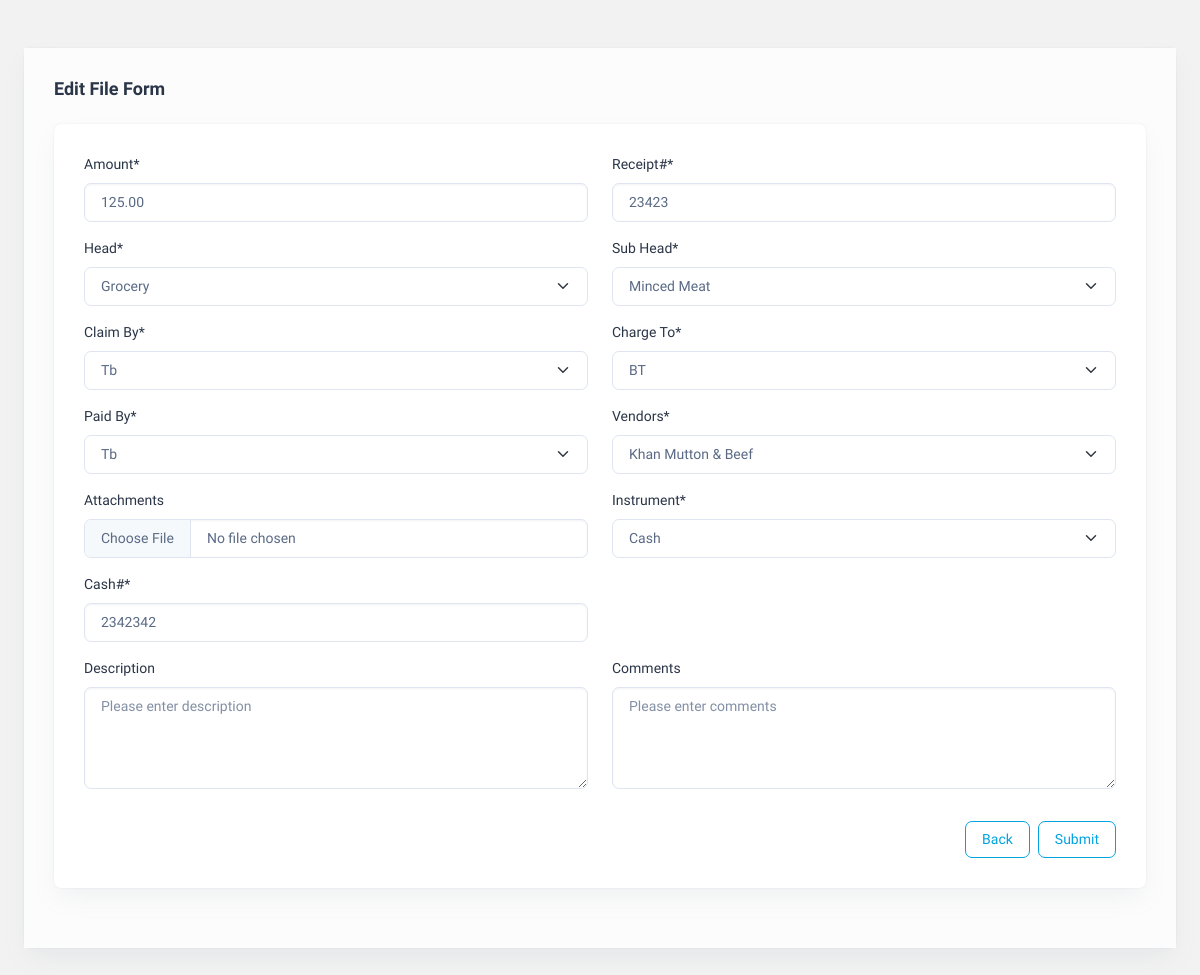
The app's page /editfile/40 (signed in) with its own data.
### Accountapp/models.py (models this page shows, shortened)
class AccountingEntry(models.Model):
    date = models.DateField(auto_now_add=True)
    amount = models.DecimalField(max_digits=20, decimal_places=2)
    head = models.ForeignKey(Head, on_delete=models.CASCADE)
    sub_head = models.ForeignKey(Shead, on_delete=models.CASCADE)
    description = models.TextField()
    receipt_number = models.CharField(max_length=20)
    charge_by = models.ForeignKey(
        charge, on_delete=models.CASCADE, null=True, blank=True
    )
    voucher = models.CharField(max_length=50, null=True, blank=True, unique=True)
    paid_by = models.ForeignKey(paid, on_delete=models.CASCADE, null=True, blank=True)
    claim_by = models.ForeignKey(claim, on_delete=models.CASCADE, null=True, blank=True)
    instrument = models.CharField(
        max_length=10,
        null=True,
        blank=True,
        choices=[("cash", "Cash"), ("cheque", "Cheque"), ("online", "Online Transfer"),("card","Card")],
    )
    cash_number = models.CharField(max_length=20, default=0, null=True, blank=True)
    cheque_number = models.CharField(max_length=20, default=0, null=True, blank=True)
    online_number = models.CharField(max_length=20, default=0, null=True, blank=True)
    card_number = models.CharField(max_length=4, default=0, null=True, blank=True)
    vendors = models.ForeignKey(Vendor, null=True, blank=True, on_delete=models.CASCADE)
    attachments = models.FileField(upload_to="attachments/", null=True, blank=True)
    comments = models.TextField()

class Head(models.Model):
    name = models.CharField(max_length=50)

class Shead(models.Model):
    head = models.ForeignKey(Head, on_delete=models.CASCADE)
    name = models.CharField(max_length=50)
    class Meta:
        verbose_name = "Sub Head"
        verbose_name_plural = "Sub Heads"

class claim(models.Model):
    name = models.CharField(max_length=50)
    class Meta:
        verbose_name = "Claim By"
        verbose_name_plural = "Claim By"

class charge(models.Model):
    name = models.CharField(max_length=50)
    class Meta:
        verbose_name = "Charge To"
        verbose_name_plural = "Charge To"

class paid(models.Model):
    name = models.CharField(max_length=50)
    class Meta:
        verbose_name = "Paid By"
        verbose_name_plural = "Paid By"

class Vendor(models.Model):
    name = models.CharField(max_length=50, unique=True)
    def __str__(self):
        return self.name

### Accountapp/views.py (the view)
# urls.py: path("editfile/<int:id>", views.edit, name="editfile"),
@login_required(login_url="signin")
def edit(request, id):
    data = AccountingEntry.objects.get(id=id)
    heads = Head.objects.all()
    subheads = Shead.objects.all()
    charges = charge.objects.all()
    Paid = paid.objects.all()
    claims = claim.objects.all()
    vendors = Vendor.objects.all()
    return render(request, "editfile.html", locals())

### Accountapp/templates/editfile.html (shortened to what this page needs)
<!DOCTYPE html>
<html lang="en">
  <head>
    {% load static %}
    <link rel="stylesheet" href="{% static 'css/styles.min.css' %}" />
    <link rel="stylesheet" href="{% static 'css/custom.css' %}" />
  </head>
  <body>
    <div class="page-wrapper" id="main-wrapper" data-layout="horizontal" data-navbarbg="skin6" data-header-position="fixed">
      <div class="body-wrapper">
        <div class="container-fluid mt-4">
          <div class="card">
            <div class="card-body main-card">
              <div class="row">
                <div class="col-md-12">
                  <h5 class="card-title fw-semibold mb-4">Edit File Form</h5>
                  <div class="card">
                    <div class="card-body">
                      <form action="{% url 'updatefile' %}" method="post" enctype="multipart/form-data">
                        <div class="row">
                        <div class="mb-3 col-md-6">
                            <label for="amount" class="form-label">Amount*</label>
                            <input type="text" class="form-control" id="amount" name="amount" value="{{ data.amount }}" required />
                        </div>
                        <div class="mb-3 col-md-6">
                            <label for="receiptNumber" class="form-label">Receipt#*</label>
                            <input class="form-control" type="text" id="receiptNumber" name="receiptNumber" value="{{ data.receipt_number }}" required />
                        </div>
                        <div class="mb-3 col-md-6">
                            <label for="head" class="form-label">Head*</label>
                            <select id="head" name="head" class="form-select" required>
                                {% for head_option in heads %}
                                    <option class="form-control" value="{{ head_option.id }}" {% if head_option.id == data.head.id %}selected{% endif %}>
                                        {{ head_option.name }}
                                    </option>
                                {% endfor %}
                            </select>
                        </div>
                        <div class="mb-3 col-md-6">
                            <label for="subHead" class="form-label">Sub Head*</label>
                            <select id="subHead" name="subHead" class="form-select" required>
                                {% for subhead_option in subheads %}
                                    <option class="form-control" value="{{ subhead_option.id }}" {% if subhead_option.id == data.sub_head.id %}selected{% endif %}>
                                        {{ subhead_option.name }}
                                    </option>
                                {% endfor %}
                            </select>
                        </div>
                        <div class="mb-3 col-md-6">
                            <label for="claimBy" class="form-label">Claim By*</label>
                            <select id="claimBy" name="claimBy" class="form-select" required>
                                {% for claim_option in claims %}
                                    <option class="form-control" value="{{ claim_option.id }}" {% if claim_option.id == data.claim_by.id %}selected{% endif %}>
                                        {{ claim_option.name }}
                                    </option>
                                {% endfor %}
                            </select>
                        </div>
                        <div class="mb-3 col-md-6">
                            <label for="chargeBy" class="form-label">Charge To*</label>
                            <select id="chargeBy" name="chargeBy" class="form-select" required>
                                {% for charge_option in charges %}
                                    <option class="form-control" value="{{ charge_option.id }}" {% if charge_option.id == data.charge_by.id %}selected{% endif %}>
                                        {{ charge_option.name }}
                                    </option>
                                {% endfor %}
                            </select>
                        </div>
                        <div class="mb-3 col-md-6">
                            <label for="paidBy" class="form-label">Paid By*</label>
                            <select id="paidBy" name="paidBy" class="form-select" required>
                                {% for paid_option in Paid %}
                                    <option class="form-control" value="{{ paid_option.id }}" {% if paid_option.id == data.paid_by.id %}selected{% endif %}>
                                        {{ paid_option.name }}
                                    </option>
                                {% endfor %}
                            </select>
                        </div>
                        <div class="mb-3 col-md-6">
                          <label for="vendors" class="form-label">
                            Vendors*
                            <button type="button" class="add-vendor-button text-primary" onclick="addVendor()" style="background-color: transparent; border: none; padding: 0;">
                              <i class="ti ti-plus" style="font-size: 1.1rem;"></i>
                            </button>
                          </label>
                          <select id="vendors" name="vendors" class="form-select" required onchange="convertToInteger(this)">
                            {% for vendor_option in vendors %}
                              <option class="form-control" value= "{{ vendor_option }}" {% if vendor_option.id == data.vendors.id %}selected{% endif %}>
                                  {{ vendor_option }}
                              </option>
                            {% endfor %}
                          </select>
                        </div>
                        <div class="mb-3 col-md-6">
                          <label for="attachments" class="form-label" style="cursor: pointer;">Attachments</label>
                          <input class="form-control" type="file" id="attachments" name="attachments" />
                        </div>
                        <div class="mb-3 col-md-6">
                          <label for="instrument" class="form-label">Instrument*</label>
                          <select id="instrument" name="instrument" class="form-select" oninput="toggleInstrumentFields()" required>
                            <option class="form-control" value="cash" {% if data.instrument == "cash" %}selected{% endif %}>Cash</option>
                          </select>
                        </div>
                        <div id="cashFields" style="display: none;" class="mb-3 col-md-6">
                          <label for="cashNumber" class="form-label">Cash#*</label>
                          <input type="text" id="cashNumber" name="cashNumber" class="form-control" placeholder="Please enter a valid Cash#" value="{{ data.cash_number }}"/>
                        </div>
                        <div class="mb-3 col-md-6">
                          <label for="description" class="form-label">Description</label>
                          <textarea class="form-control" rows="4" id="description" name="description" placeholder="Please enter description">{{ data.description }}</textarea>
                        </div>
                        <div class="mb-3 col-md-6">
                          <label for="comments" class="form-label">Comments</label>
                          <textarea class="form-control" rows="4" id="comments" name="comments" placeholder="Please enter comments">{{ data.comments }}</textarea>
                        </div>
                      </div>
                      <div class="d-flex justify-content-end">
                        <a href="{% url 'submitfile' %}"><button id="btn" type="button" class="btn btn-outline-primary mt-3 me-2">Back</button></a>
                        <button id="btn" type="submit" class="btn btn-outline-primary mt-3">Submit</button>
                      </div>
                    </form>
                    </div>
                  </div>
                </div>
              </div>
            </div>
          </div>
        </div>
      </div>
    </div>
  </body>
</html>

### Accountapp/static/css/custom.css (style rules this page uses)
a.text-primary, .text-primary { color: #03a3e0 !important; }

### Accountapp/templates/editfile.html (style rules this page uses)
html { background-color: #f2f2f2 !important; }
body { background-color: #f2f2f2 !important; }
.main-card { background-color: #fcfcfc !important; }

### records on screen
AccountingEntry: amount "125.00", receiptNumber "23423", head "Grocery", subHead "Minced Meat", claimBy "Tb", chargeBy "BT", paidBy "Tb", vendors "Khan Mutton & Beef", instrument "Cash", cashNumber "2342342"
